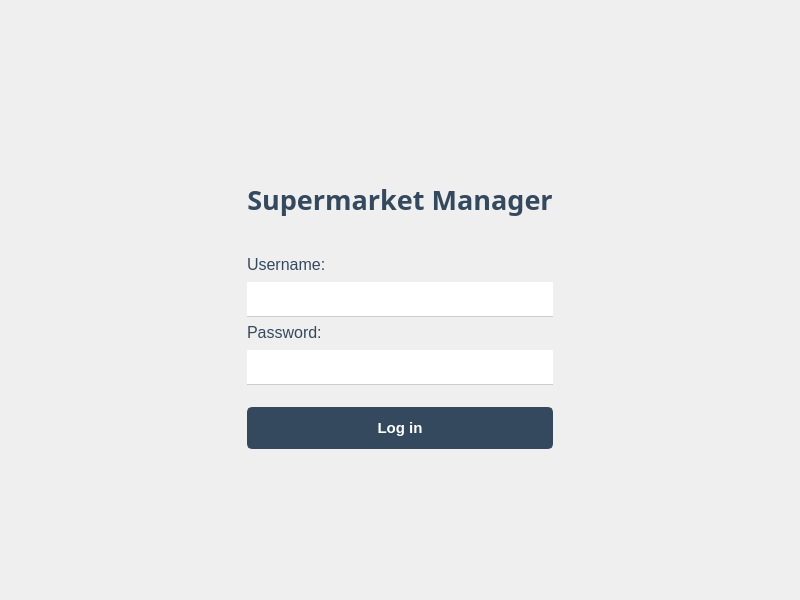
<?xml version="1.0" encoding="UTF-8"?>
<ui version="4.0">
 <class>LogInWindow</class>
 <widget class="QMainWindow" name="LogInWindow">
  <property name="geometry">
   <rect>
    <x>0</x>
    <y>0</y>
    <width>800</width>
    <height>600</height>
   </rect>
  </property>
  <property name="minimumSize">
   <size>
    <width>800</width>
    <height>600</height>
   </size>
  </property>
  <property name="maximumSize">
   <size>
    <width>800</width>
    <height>600</height>
   </size>
  </property>
  <property name="windowTitle">
   <string>Supermarket Manager</string>
  </property>
  <property name="windowIcon">
   <iconset resource="../icons/resource.qrc">
    <normaloff>:/icons/cart.png</normaloff>:/icons/cart.png</iconset>
  </property>
  <property name="styleSheet">
   <string notr="true">QMainWindow {
background-color: qlineargradient(
    x1:0, y1:0, x2:0, y2:1,
    stop:0 #FFFFFF,
    stop:1 #E8E8E8
);
}

#username_label, #password_label{
	color: #34495e;
	font-family: &quot;Segoe UI&quot;;
	font-weight: medium;
    font-size: 12pt;
}

#header_label {
	color: #34495e;
}

QLineEdit {
	border: none;
	border-bottom: 1px solid #cccccc;

}

QLineEdit:focus {
	border-bottom: 1px solid #34495e;

}


QPushButton {
    background-color: #34495e;
    color: white;
    border: 2px solid #34495e;
    border-radius: 5px;
    padding: 10px 24px;
	font-weight: medium;
    font-size: 15px;
}

QPushButton:hover {
    background-color: #2c3e50; 
    border-color: #2c3e50;
}

QPushButton:pressed {
    background-color: #22313f; 
    border-color: #22313f;
}</string>
  </property>
  <widget class="QWidget" name="centralwidget">
   <layout class="QGridLayout" name="gridLayout_2">
    <item row="0" column="1">
     <spacer name="verticalSpacer_3">
      <property name="orientation">
       <enum>Qt::Orientation::Vertical</enum>
      </property>
      <property name="sizeHint" stdset="0">
       <size>
        <width>20</width>
        <height>83</height>
       </size>
      </property>
     </spacer>
    </item>
    <item row="1" column="2">
     <spacer name="horizontalSpacer_3">
      <property name="orientation">
       <enum>Qt::Orientation::Horizontal</enum>
      </property>
      <property name="sizeHint" stdset="0">
       <size>
        <width>185</width>
        <height>20</height>
       </size>
      </property>
     </spacer>
    </item>
    <item row="2" column="1">
     <spacer name="verticalSpacer_4">
      <property name="orientation">
       <enum>Qt::Orientation::Vertical</enum>
      </property>
      <property name="sizeHint" stdset="0">
       <size>
        <width>20</width>
        <height>82</height>
       </size>
      </property>
     </spacer>
    </item>
    <item row="1" column="0">
     <spacer name="horizontalSpacer_4">
      <property name="orientation">
       <enum>Qt::Orientation::Horizontal</enum>
      </property>
      <property name="sizeHint" stdset="0">
       <size>
        <width>186</width>
        <height>20</height>
       </size>
      </property>
     </spacer>
    </item>
    <item row="1" column="1">
     <widget class="QWidget" name="widget" native="true">
      <layout class="QGridLayout" name="gridLayout">
       <item row="0" column="1">
        <spacer name="verticalSpacer">
         <property name="orientation">
          <enum>Qt::Orientation::Vertical</enum>
         </property>
         <property name="sizeHint" stdset="0">
          <size>
           <width>20</width>
           <height>34</height>
          </size>
         </property>
        </spacer>
       </item>
       <item row="1" column="1">
        <layout class="QVBoxLayout" name="verticalLayout_6">
         <property name="spacing">
          <number>22</number>
         </property>
         <item>
          <layout class="QVBoxLayout" name="verticalLayout_5">
           <property name="spacing">
            <number>12</number>
           </property>
           <item>
            <layout class="QVBoxLayout" name="verticalLayout_4">
             <property name="spacing">
              <number>6</number>
             </property>
             <item>
              <widget class="QLabel" name="header_label">
               <property name="minimumSize">
                <size>
                 <width>0</width>
                 <height>100</height>
                </size>
               </property>
               <property name="font">
                <font>
                 <family>Segoe UI Semibold</family>
                 <pointsize>20</pointsize>
                 <bold>true</bold>
                </font>
               </property>
               <property name="text">
                <string>Supermarket Manager</string>
               </property>
               <property name="alignment">
                <set>Qt::AlignmentFlag::AlignCenter</set>
               </property>
              </widget>
             </item>
             <item>
              <layout class="QVBoxLayout" name="input_layout">
               <item>
                <layout class="QVBoxLayout" name="verticalLayout">
                 <property name="spacing">
                  <number>8</number>
                 </property>
                 <item>
                  <widget class="QLabel" name="username_label">
                   <property name="font">
                    <font>
                     <family>Segoe UI</family>
                     <pointsize>12</pointsize>
                    </font>
                   </property>
                   <property name="text">
                    <string>Username:</string>
                   </property>
                  </widget>
                 </item>
                 <item>
                  <widget class="QLineEdit" name="username_lineEdit">
                   <property name="minimumSize">
                    <size>
                     <width>0</width>
                     <height>35</height>
                    </size>
                   </property>
                   <property name="font">
                    <font>
                     <family>Segoe UI</family>
                     <pointsize>14</pointsize>
                     <bold>false</bold>
                    </font>
                   </property>
                  </widget>
                 </item>
                </layout>
               </item>
               <item>
                <layout class="QVBoxLayout" name="verticalLayout_2">
                 <property name="spacing">
                  <number>8</number>
                 </property>
                 <item>
                  <widget class="QLabel" name="password_label">
                   <property name="font">
                    <font>
                     <family>Segoe UI</family>
                     <pointsize>12</pointsize>
                    </font>
                   </property>
                   <property name="text">
                    <string>Password:</string>
                   </property>
                  </widget>
                 </item>
                 <item>
                  <widget class="QLineEdit" name="password_lineEdit">
                   <property name="minimumSize">
                    <size>
                     <width>0</width>
                     <height>35</height>
                    </size>
                   </property>
                   <property name="font">
                    <font>
                     <family>Segoe UI</family>
                     <pointsize>14</pointsize>
                     <bold>false</bold>
                    </font>
                   </property>
                  </widget>
                 </item>
                </layout>
               </item>
              </layout>
             </item>
            </layout>
           </item>
          </layout>
         </item>
         <item>
          <widget class="QPushButton" name="log_in_pushButton">
           <property name="font">
            <font>
             <pointsize>-1</pointsize>
             <bold>true</bold>
            </font>
           </property>
           <property name="text">
            <string>Log in</string>
           </property>
          </widget>
         </item>
        </layout>
       </item>
       <item row="2" column="1">
        <spacer name="verticalSpacer_2">
         <property name="orientation">
          <enum>Qt::Orientation::Vertical</enum>
         </property>
         <property name="sizeHint" stdset="0">
          <size>
           <width>20</width>
           <height>36</height>
          </size>
         </property>
        </spacer>
       </item>
       <item row="1" column="2">
        <spacer name="horizontalSpacer_2">
         <property name="orientation">
          <enum>Qt::Orientation::Horizontal</enum>
         </property>
         <property name="sizeHint" stdset="0">
          <size>
           <width>40</width>
           <height>20</height>
          </size>
         </property>
        </spacer>
       </item>
       <item row="1" column="0">
        <spacer name="horizontalSpacer">
         <property name="orientation">
          <enum>Qt::Orientation::Horizontal</enum>
         </property>
         <property name="sizeHint" stdset="0">
          <size>
           <width>40</width>
           <height>20</height>
          </size>
         </property>
        </spacer>
       </item>
      </layout>
     </widget>
    </item>
   </layout>
  </widget>
 </widget>
 <resources>
  <include location="../icons/resource.qrc"/>
 </resources>
 <connections/>
</ui>
